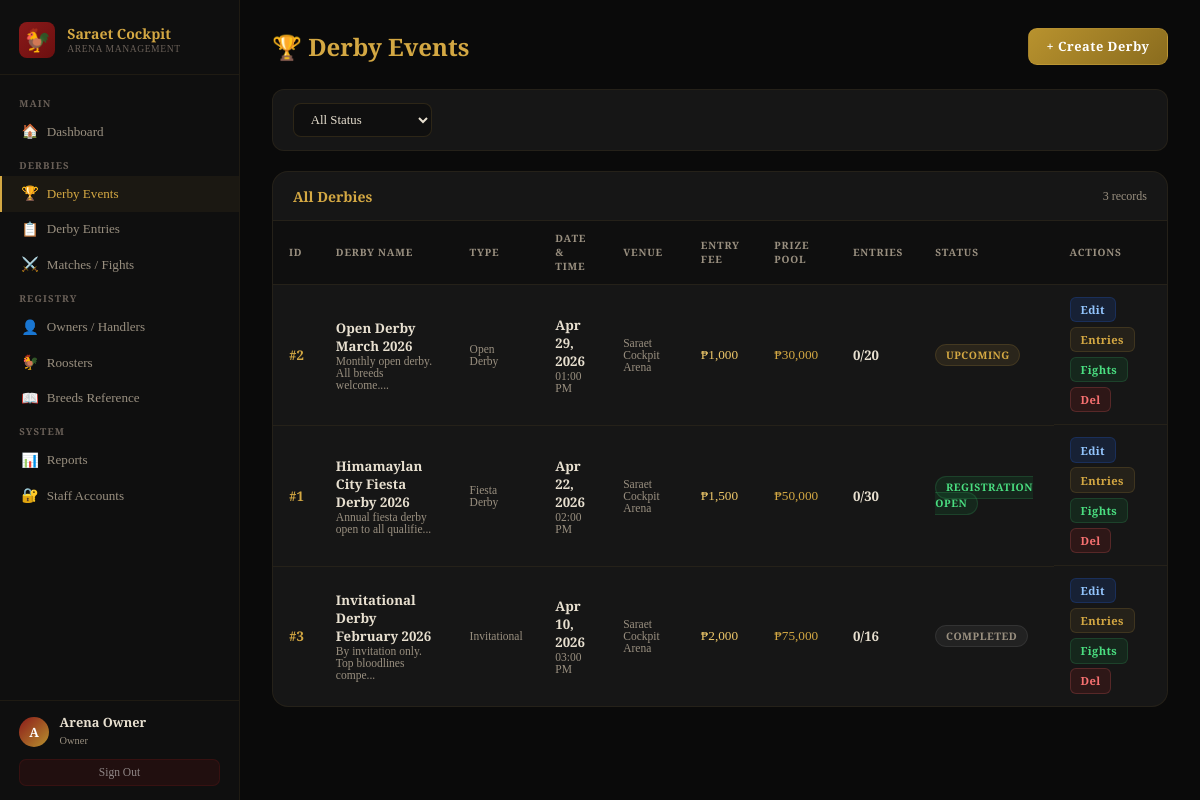
The app's page /admin/derbies.php (signed in) with its own data.
### tables this page shows
CREATE TABLE IF NOT EXISTS derbies (
    derby_id        INT AUTO_INCREMENT PRIMARY KEY,
    derby_name      VARCHAR(150) NOT NULL,
    derby_type      ENUM('open_derby','local_derby','invitational','special_derby','fiesta_derby') DEFAULT 'open_derby',
    venue           VARCHAR(150),
    event_date      DATE NOT NULL,
    event_time      TIME DEFAULT '14:00:00',
    entry_fee       DECIMAL(10,2) DEFAULT 0.00,
    prize_pool      DECIMAL(12,2) DEFAULT 0.00,
    max_entries     INT DEFAULT 50,
    current_entries INT DEFAULT 0,
    status          ENUM('upcoming','registration_open','ongoing','completed','cancelled') DEFAULT 'upcoming',
    description     TEXT,
    rules           TEXT,
    created_by      INT,
    created_at      TIMESTAMP DEFAULT CURRENT_TIMESTAMP,
    updated_at      TIMESTAMP DEFAULT CURRENT_TIMESTAMP ON UPDATE CURRENT_TIMESTAMP,
    FOREIGN KEY (created_by) REFERENCES admins(admin_id) ON DELETE SET NULL
);

### config/db.php (called while the page is built, shortened)
<?php
function clean($db, $val) {
    return $db->real_escape_string(strip_tags(trim($val)));
}

### admin/derbies.php (the view, shortened to what this page needs)
<?php
require_once '../config/db.php';
$db = getDB();
$filter = clean($db,$_GET['status']??'');
$where  = $filter ? "WHERE status='$filter'" : '';
$derbies= $db->query("SELECT d.*, (SELECT COUNT(*) FROM derby_entries WHERE derby_id=d.derby_id) entry_count FROM derbies d $where ORDER BY event_date DESC");
$types   = ['open_derby'=>'Open Derby','local_derby'=>'Local Derby','invitational'=>'Invitational','special_derby'=>'Special Derby','fiesta_derby'=>'Fiesta Derby'];
?>
<!DOCTYPE html>
<html lang="en">
<head>
<link rel="stylesheet" href="../assets/admin.css">
</head>
<body>
<?php include '../includes/sidebar.php'; ?>
<main class="main">
  <div class="page-hd">
    <h1>🏆 Derby Events</h1>
    <button class="btn-primary btn-gold" onclick="openModal(0)">+ Create Derby</button>
  </div>
  <form method="GET" class="filter-bar">
    <select name="status" onchange="this.form.submit()">
      <option value="">All Status</option>
    </select>
  </form>
  <div class="card">
    <div class="card-hd"><h3>All Derbies</h3><span style="font-size:.75rem;color:var(--muted)"><?= $derbies->num_rows ?> records</span></div>
    <div class="tbl-wrap">
      <table>
        <thead><tr><th>ID</th><th>Derby Name</th><th>Type</th><th>Date & Time</th><th>Venue</th><th>Entry Fee</th><th>Prize Pool</th><th>Entries</th><th>Status</th><th>Actions</th></tr></thead>
        <tbody>
        <?php
        $smap=['registration_open'=>'b-green','upcoming'=>'b-gold','ongoing'=>'b-blood','completed'=>'b-gray','cancelled'=>'b-red'];
        while($d=$derbies->fetch_assoc()):
        ?>
        <tr>
          <td style="font-family:'Cinzel',serif;font-weight:700;color:var(--gold)">#<?=$d['derby_id']?></td>
          <td><div class="t-name"><?=htmlspecialchars($d['derby_name'])?></div><div class="t-sub"><?=$d['description']?htmlspecialchars(substr($d['description'],0,40)).'...':'—'?></div></td>
          <td class="t-sub"><?=$types[$d['derby_type']]??$d['derby_type']?></td>
          <td><div class="t-name"><?=date('M j, Y',strtotime($d['event_date']))?></div><div class="t-sub"><?=date('h:i A',strtotime($d['event_time']))?></div></td>
          <td class="t-sub"><?=htmlspecialchars($d['venue'])?></td>
          <td style="font-family:'Cinzel',serif;color:var(--gold-light)">₱<?=number_format($d['entry_fee'],0)?></td>
          <td style="font-family:'Cinzel',serif;color:var(--gold)">₱<?=number_format($d['prize_pool'],0)?></td>
          <td><span style="font-family:'Cinzel',serif;font-weight:700;color:var(--text)"><?=$d['entry_count']?>/<?=$d['max_entries']?></span></td>
          <td><span class="badge <?=$smap[$d['status']]??'b-gray'?>"><?=ucfirst(str_replace('_',' ',$d['status']))?></span></td>
          <td style="display:flex;gap:.3rem;flex-wrap:wrap">
            <button class="btn-xs bx-edit" onclick="openModal(<?=$d['derby_id']?>,'<?=addslashes($d['derby_name'])?>','<?=$d['derby_type']?>','<?=addslashes($d['venue'])?>','<?=$d['event_date']?>','<?=$d['event_time']?>','<?=$d['entry_fee']?>','<?=$d['prize_pool']?>','<?=$d['max_entries']?>','<?=$d['status']?>','<?=addslashes($d['description']??'')?>','<?=addslashes($d['rules']??'')?>')">Edit</button>
            <a href="entries.php?derby_id=<?=$d['derby_id']?>" class="btn-xs bx-view">Entries</a>
            <a href="matches.php?derby_id=<?=$d['derby_id']?>" class="btn-xs bx-add">Fights</a>
            <a href="derbies.php?delete=<?=$d['derby_id']?>" class="btn-xs bx-delete" onclick="return confirm('Delete this derby? All entries and matches will be removed.')">Del</a>
          </td>
        </tr>
        <?php endwhile; ?>
        </tbody>
      </table>
    </div>
  </div>
</main>
</body>
</html>

### assets/admin.css (style rules this page uses)
*,*::before,*::after { box-sizing:border-box;margin:0;padding:0 }
:root { --blood:#8b1a1a;--blood2:#6b0f0f;--blood-light:#c0392b; --gold:#d4a843;--gold2:#b8922e;--gold-light:#f0c96a; --dark:#0a0a0a;--dark2:#0f0f0f;--dark3:#161616;--dark4:#1e1e1e;--dark5:#252525; --text:#e8e0d0;--muted:#9a9080;--muted2:#6a6058; --border:rgba(212,168,67,.15);--border2:rgba(212,168,67,.08); --green:#16a34a;--green-bg:rgba(22,163,74,.12); --amber:#d97706;--amber-bg:rgba(217,119,6,.12); --red:#dc2626;--red-bg:rgba(220,38,38,.12); --blue:#2563eb;--blue-bg:rgba(37,99,235,.12); --sidebar:240px; }
body { font-family:'Crimson Pro',serif;background:var(--dark);color:var(--text);display:flex;min-height:100vh; }
.main { margin-left:var(--sidebar);flex:1;padding:1.75rem 2rem;min-height:100vh;max-width:calc(100vw - var(--sidebar)); }
.page-hd { display:flex;align-items:center;justify-content:space-between;margin-bottom:1.5rem; }
.page-hd h1 { font-family:'Cinzel',serif;font-size:1.5rem;font-weight:700;color:var(--gold); }
.btn-primary { padding:.52rem 1.1rem;background:linear-gradient(135deg,var(--blood),var(--blood2));color:#fff;border:1px solid rgba(212,168,67,.2);border-radius:9px;font-size:.8rem;font-weight:700;font-family:'Cinzel',serif;cursor:pointer;text-decoration:none;display:inline-flex;align-items:center;gap:.4rem;letter-spacing:.04em;transition:all .15s; }
.btn-gold { background:linear-gradient(135deg,var(--gold2),#8a6c1e);color:#fff;border-color:rgba(212,168,67,.3); }
.card { background:var(--dark3);border:1px solid var(--border2);border-radius:16px;overflow:hidden;margin-bottom:1.5rem; }
.card-hd { display:flex;align-items:center;justify-content:space-between;padding:.9rem 1.25rem;border-bottom:1px solid var(--border2); }
.card-hd h3 { font-family:'Cinzel',serif;font-size:.88rem;font-weight:700;color:var(--gold); }
.tbl-wrap { overflow-x:auto; }
table { width:100%;border-collapse:collapse;font-size:.83rem; }
th { padding:.65rem 1rem;text-align:left;font-size:.63rem;font-weight:700;text-transform:uppercase;letter-spacing:.08em;color:var(--muted);background:var(--dark2);font-family:'Cinzel',serif;border-bottom:1px solid var(--border2); }
td { padding:.75rem 1rem;border-bottom:1px solid var(--border2);vertical-align:middle;color:var(--text); }
tr:last-child td { border-bottom:none; }
.t-name { font-weight:600;color:var(--text); }
.t-sub { font-size:.72rem;color:var(--muted); }
.badge { padding:.2rem .6rem;border-radius:20px;font-size:.65rem;font-weight:700;text-transform:uppercase;letter-spacing:.05em;font-family:'Cinzel',serif; }
.b-green { background:var(--green-bg);color:#4ade80;border:1px solid rgba(74,222,128,.15); }
.b-gold { background:rgba(212,168,67,.1);color:var(--gold);border:1px solid var(--border); }
.b-gray { background:rgba(255,255,255,.05);color:var(--muted);border:1px solid rgba(255,255,255,.08); }
.btn-xs { padding:.26rem .62rem;border-radius:6px;font-size:.7rem;font-weight:700;font-family:'Cinzel',serif;cursor:pointer;border:none;text-decoration:none;display:inline-block;transition:all .15s;letter-spacing:.03em; }
.bx-edit { background:rgba(37,99,235,.15);color:#93c5fd;border:1px solid rgba(37,99,235,.2); }
.bx-delete { background:var(--red-bg);color:#f87171;border:1px solid rgba(248,113,113,.2); }
.bx-view { background:rgba(212,168,67,.08);color:var(--gold);border:1px solid var(--border); }
.bx-add { background:var(--green-bg);color:#4ade80;border:1px solid rgba(74,222,128,.15); }
.filter-bar { background:var(--dark3);border:1px solid var(--border2);border-radius:12px;padding:.85rem 1.25rem;display:flex;gap:.65rem;flex-wrap:wrap;align-items:center;margin-bottom:1.25rem; }
.filter-bar input,.filter-bar select { padding:.48rem .8rem;background:var(--dark2);border:1px solid rgba(212,168,67,.15);border-radius:8px;font-size:.8rem;font-family:inherit;outline:none;color:var(--text); }

### records on screen
derbies: derby_id "2", derby_name "Open Derby March 2026", description "Monthly open derby. All breeds welcome.", derby_type "Open Derby", event_date "Apr 29, 2026", event_time "01:00 PM", venue "Saraet Cockpit Arena", entry_fee "1,000", prize_pool "30,000", entry_count "0", max_entries "20", status "UPCOMING"
derbies: derby_id "1", derby_name "Himamaylan City Fiesta Derby 2026", description "Annual fiesta derby open to all qualifie", derby_type "Fiesta Derby", event_date "Apr 22, 2026", event_time "02:00 PM", venue "Saraet Cockpit Arena", entry_fee "1,500", prize_pool "50,000", entry_count "0", max_entries "30", status "REGISTRATION OPEN"
derbies: derby_id "3", derby_name "Invitational Derby February 2026", description "By invitation only. Top bloodlines compe", derby_type "Invitational", event_date "Apr 10, 2026", event_time "03:00 PM", venue "Saraet Cockpit Arena", entry_fee "2,000", prize_pool "75,000", entry_count "0", max_entries "16", status "COMPLETED"

### other values on screen
substr($_SESSION['admin_name'],0,1) "A"
$_SESSION['admin_name'] "Arena Owner"
str_replace('_',' ',$_SESSION['admin_role']) "Owner"
$derbies->num_rows "3"
